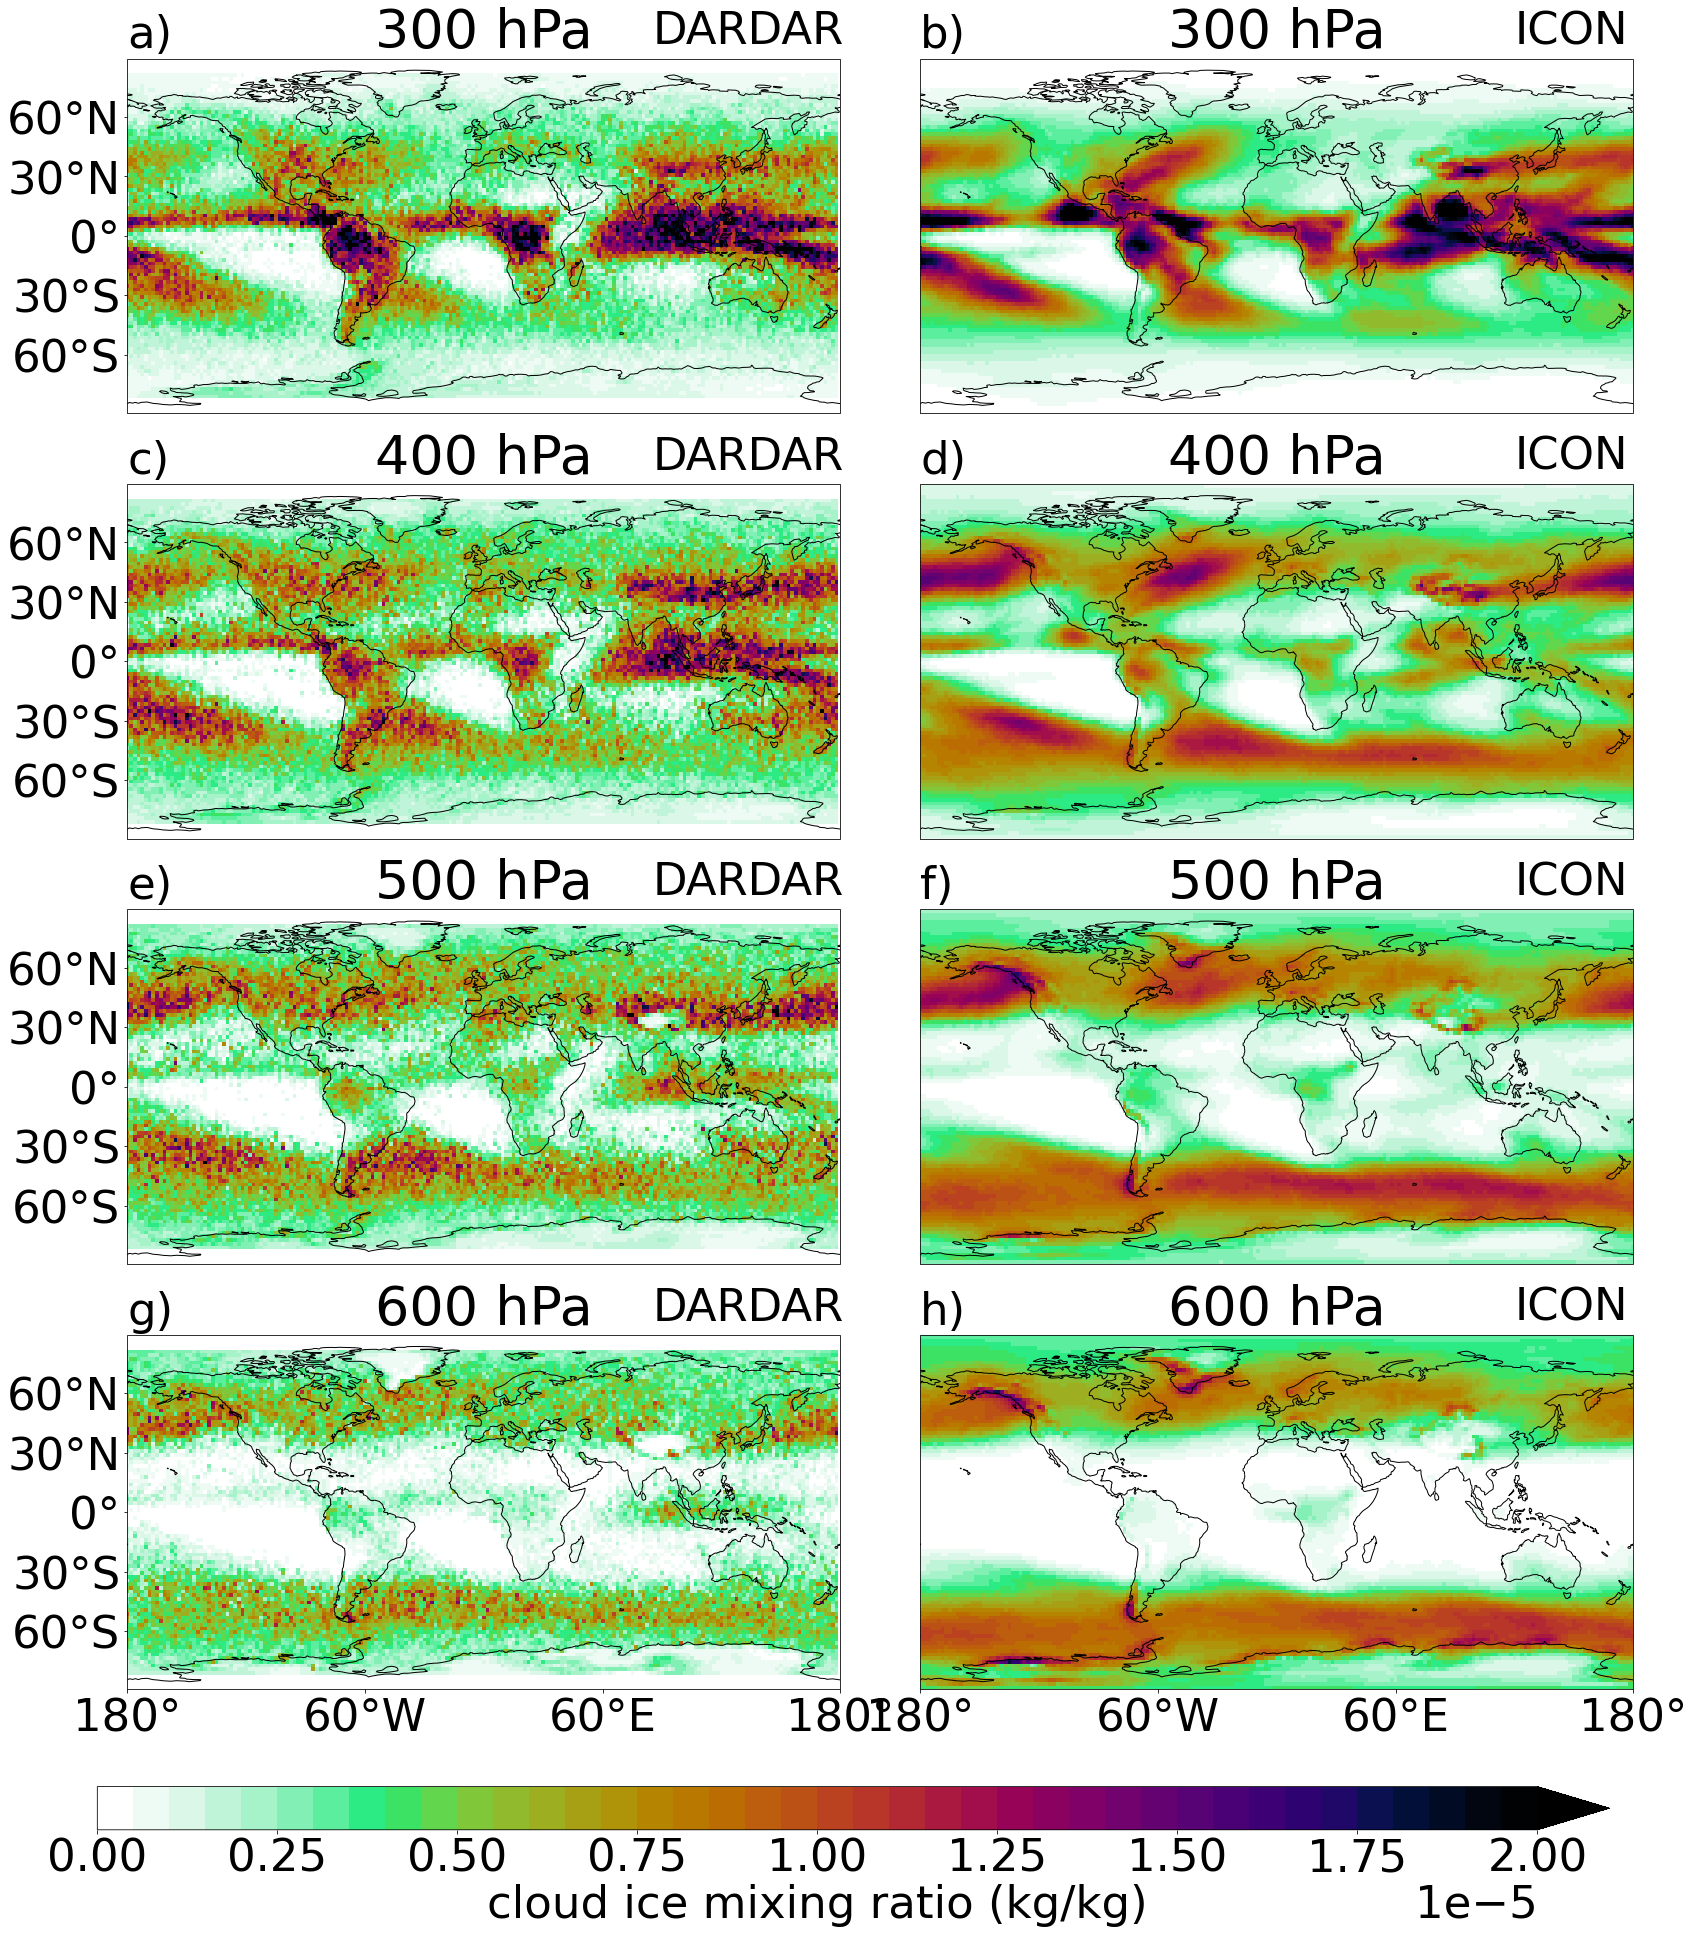

Python code for this plot:
#!/usr/bin/env python3
# -*- coding: utf-8 -*-
"""
Created on Mon Aug 21 11:06:28 2023

@author: b380620
"""

import numpy as np
import matplotlib.pyplot as plt
#from netCDF4 import Dataset
import xarray as xr
import cartopy.crs as ccrs
from matplotlib.colors import LinearSegmentedColormap
#from mpl_toolkits.basemap import shiftgrid
import matplotlib.colors
import cmasher as cmr
import cartopy.mpl.ticker as cticker

#--------  COLOR MAP ---------
#cmap = LinearSegmentedColormap.from_list("", ["white","lightskyblue","steelblue","green","yellowgreen","yellow","gold","red","firebrick","darkred","maroon"])
#cmap =  matplotlib.colors.ListedColormap(["white","lightskyblue","skyblue","steelblue","green","yellowgreen","yellow","gold","orange","red","firebrick","darkred","maroon"])
cmap=cmr.chroma_r
#---------------------------------
plt.rcParams.update({'font.size': 45})
#-------------------------------------


letters = ['a','b','c','d','e','f','g','h']


#==============================================================================================================
#ifileObs = '/work/bb1093/b380620/DATA/Data/DARDAR_ICON_GCM_grid_R2B04/monthly/DARDAR_ICON_GCM_grid_R2B04_int_v2.0_2007-2010_avg.nc'
ifileObs = '/work/bb1093/b380620/DATA/Data/DARDAR_ICON_GCM_grid_R2B04/yearly/DARDAR_ICON_GCM_grid_R2B04_2007-2010_avg.nc'

data = xr.open_dataset(ifileObs)
lat = data.lat
lonSat = data.lon
qiSat = data.qi[0]
plev  = data.plev
data.close()





#===============================================================================================================
ipathMod = '/work/bb1093/b380620/icon-A_out/'
EXP      = 'icon_aes_ctrl_cosp'
ifileMod = ipathMod+EXP+'/'+EXP+'_2005-2009_avg.nc'



data = xr.open_dataset(ifileMod)
lat = data.lat
lonMod = data.lon
qiMod = data.cli[0,::-1,:,:]
plev  = data.lev[::-1]
data.close()

#qivarMod, lonMod = shiftgrid(180.,qivarMod,lonMod,start=False)




#=============================================================================================================
opath = '/work/bb1093/b380620/plots/variance/'

nlev = 4

fig, axs = plt.subplots(nlev,2,figsize=(30,30),sharex=True,sharey=True,subplot_kw=dict(projection=ccrs.PlateCarree()))

lstart = 5

level = np.arange(0,2.e-5,0.05e-5)

for ilev,iplot in zip(range(nlev)[::-1],range(nlev)):
    pressure = str(int(plev[ilev+lstart]/100))
    p1 = qiSat[ilev+lstart].plot(
        transform=ccrs.PlateCarree(),
        ax=axs[iplot,0],
        levels=level,
        cmap=cmap,
        add_colorbar=False,
        extend='max'
        )
    
    p2 = qiMod[ilev+lstart].plot(
        transform=ccrs.PlateCarree(),
        ax=axs[iplot,1],
        levels=level,
        cmap=cmap,
        add_colorbar=False,
        extend='max'
        )
    axs[iplot,0].set_title(pressure+' hPa')
    axs[iplot,1].set_title(pressure+' hPa')
    
    axs[iplot,0].text(85,97,'DARDAR')
    axs[iplot,1].text(120,97,'ICON')

for ax,ilet in zip(axs.ravel(),letters):
    ax.coastlines()
    ax.text(-180,95,ilet+')')

for ax in axs.ravel()[6::]:
    # Define the xticks for longitude
    ax.set_xticks(np.arange(-180,181,120), crs=ccrs.PlateCarree())
    lon_formatter = cticker.LongitudeFormatter()
    ax.xaxis.set_major_formatter(lon_formatter)
    ax.set_xlabel('')

for ax in axs.ravel()[::2]:
    # Define the yticks for latitude
    ax.set_yticks(np.arange(-90,91,30), crs=ccrs.PlateCarree())
    lat_formatter = cticker.LatitudeFormatter()
    ax.yaxis.set_major_formatter(lat_formatter)
    ax.set_ylabel('')
    #ax.add_colorbar(False)
    

cax =  fig.add_axes([0.15,0.06,0.7,0.02])
cbar = fig.colorbar(p2,cax=cax,orientation='horizontal')
cbar.set_label('cloud ice mixing ratio (kg/kg)')
fig.subplots_adjust(wspace=-0.1)  
#fig.tight_layout()
#fig.text(0,0,'DARDAR')  
#plt.savefig(opath+'var.pdf')
#plt.close()
